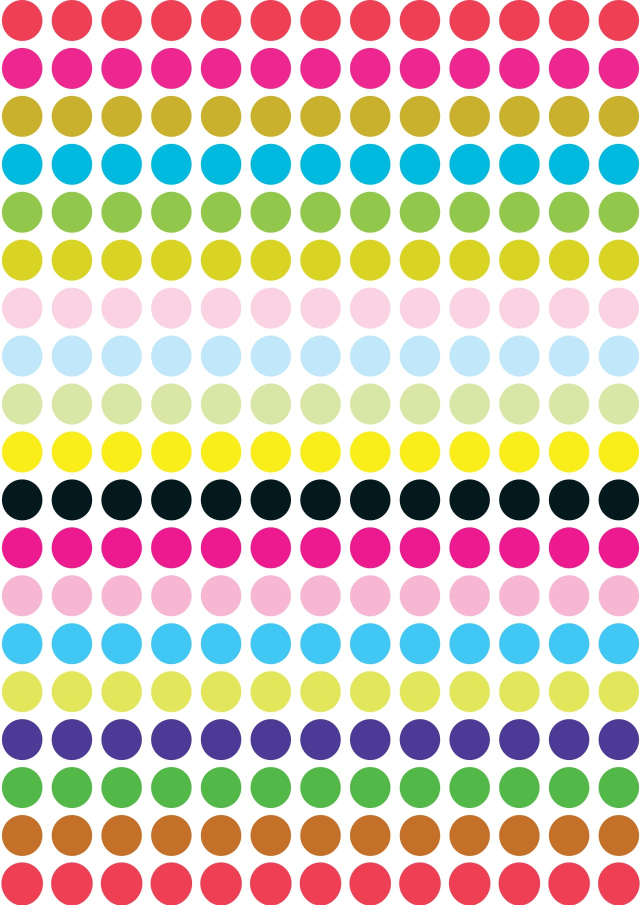
#> input picture images/polka_dots.jpg, 1280 x 1810 px (shown at 1/2 size)
$ python test_1.py
#> lines starting #> are read from the running program, lines starting #| are printed output that depends on the picture; after the words box and inside, x2 and y2 are one past the last pixel; in counts of white or black regions, pixels touching at a corner belong together
import cv2
import numpy as np


def empty(a):
    pass


def stackImages(scale, imgArray):
    rows = len(imgArray)
    cols = len(imgArray[0])
    rowsAvailable = isinstance(imgArray[0], list)
    width = imgArray[0][0].shape[1]
    height = imgArray[0][0].shape[0]
    if rowsAvailable:
        for x in range(0, rows):
            for y in range(0, cols):
                if imgArray[x][y].shape[:2] == imgArray[0][0].shape[:2]:
                    imgArray[x][y] = cv2.resize(imgArray[x][y], (0, 0), None, scale, scale)
                else:
                    imgArray[x][y] = cv2.resize(imgArray[x][y], (imgArray[0][0].shape[1], imgArray[0][0].shape[0]),
                                                None, scale, scale)
                if len(imgArray[x][y].shape) == 2: imgArray[x][y] = cv2.cvtColor(imgArray[x][y], cv2.COLOR_GRAY2BGR)
        imageBlank = np.zeros((height, width, 3), np.uint8)
        hor = [imageBlank] * rows
        hor_con = [imageBlank] * rows
        for x in range(0, rows):
            hor[x] = np.hstack(imgArray[x])
        ver = np.vstack(hor)
    else:
        for x in range(0, rows):
            if imgArray[x].shape[:2] == imgArray[0].shape[:2]:
                imgArray[x] = cv2.resize(imgArray[x], (0, 0), None, scale, scale)
            else:
                imgArray[x] = cv2.resize(imgArray[x], (imgArray[0].shape[1], imgArray[0].shape[0]), None, scale, scale)
            if len(imgArray[x].shape) == 2: imgArray[x] = cv2.cvtColor(imgArray[x], cv2.COLOR_GRAY2BGR)
        hor = np.hstack(imgArray)
        ver = hor
    return ver


path = 'images/polka_dots.jpg'
cv2.namedWindow("TrackBars")
cv2.resizeWindow("TrackBars", 640, 240)
cv2.createTrackbar("Hue Min", "TrackBars", 0, 179, empty)
cv2.createTrackbar("Hue Max", "TrackBars", 19, 179, empty)
cv2.createTrackbar("Sat Min", "TrackBars", 27, 255, empty)
cv2.createTrackbar("Sat Max", "TrackBars", 255, 255, empty)
cv2.createTrackbar("Val Min", "TrackBars", 0, 255, empty)
cv2.createTrackbar("Val Max", "TrackBars", 255, 255, empty)

while True:
    img = cv2.imread(path)
#> img is the input picture: shape (1810, 1280, 3); mean B, G, R 181, 196.5, 210
    img = cv2.resize(img, (340, 240))
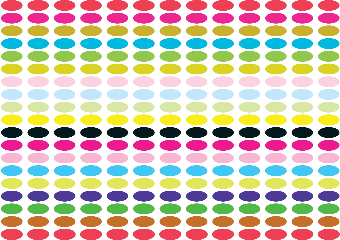
#> img: shape (240, 340, 3); mean B, G, R 181, 196.4, 209.8
    imgHSV = cv2.cvtColor(img, cv2.COLOR_BGR2HSV)
#> imgHSV: shape (240, 340, 3); mean H, S, V 72.5, 93.2, 231.3
    h_min = cv2.getTrackbarPos("Hue Min", "TrackBars")
    h_max = cv2.getTrackbarPos("Hue Max", "TrackBars")
    s_min = cv2.getTrackbarPos("Sat Min", "TrackBars")
    s_max = cv2.getTrackbarPos("Sat Max", "TrackBars")
    v_min = cv2.getTrackbarPos("Val Min", "TrackBars")
    v_max = cv2.getTrackbarPos("Val Max", "TrackBars")
    # print(h_min, h_max, s_min, s_max, v_min, v_max)
    lower = np.array([h_min, s_min, v_min])
    upper = np.array([h_max, s_max, v_max])
    mask = cv2.inRange(imgHSV, lower, upper)
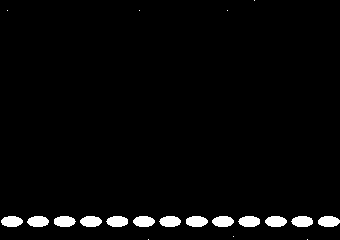
#> mask: shape (240, 340); 3.1% white; 20 white regions (7 under 20 px), largest, box (x1, y1, x2, y2) and area: (186, 216, 208, 227) 195, (238, 216, 260, 227) 194, (318, 216, 340, 227) 194
    imgResult = cv2.bitwise_and(img, img, mask=mask)
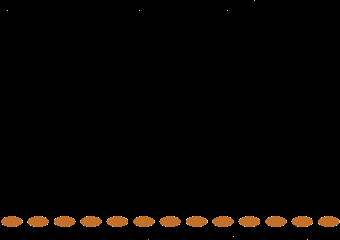
#> imgResult: shape (240, 340, 3); mean B, G, R 1.5, 3.6, 6.1
    imgCany = cv2.Canny(mask, 100, 200)
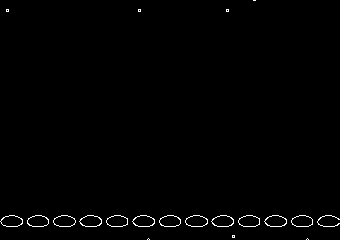
#> imgCany: shape (240, 340); 0.91% white in thin lines or dots

    contours, hierarchy = cv2.findContours(imgCany, cv2.RETR_TREE, cv2.CHAIN_APPROX_SIMPLE)
#> contours = 36 contours, 12 with area under 20; largest, box (x1, y1, x2, y2) and area: (185, 215, 208, 227) 194, (264, 215, 287, 227) 192, (211, 215, 234, 227) 192, (132, 215, 155, 227) 192, (79, 215, 102, 227) 192
    # [18 lines of commented-out code are left out]
    """Drawing a bounding box rectangle"""
    # [9 lines of commented-out code are left out]

    """Line drawing"""
    # img = cv2.line(img, leftmost, rightmost, (0, 0, 255), 3)

    # cv2.drawContours(img, hull, -1, (255, 0, 0), 4)
    imgStack = stackImages(1.2, ([img, imgResult], [mask, imgHSV]))
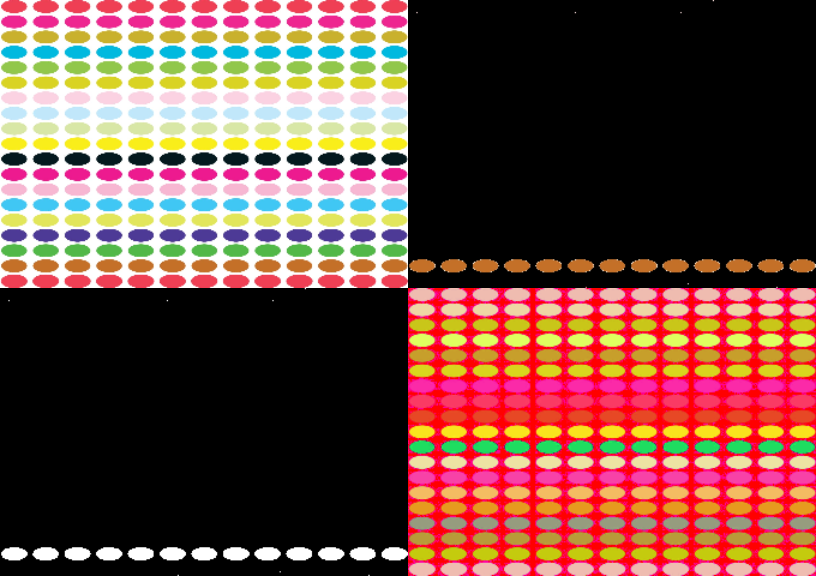
#> imgStack: shape (576, 816, 3); mean B, G, R 65.7, 75.2, 113.7
    cv2.imshow("Stacked Images", imgStack)
    cv2.waitKey(1)

$ run again, with images/black_top_2.jpg copied over images/polka_dots.jpg
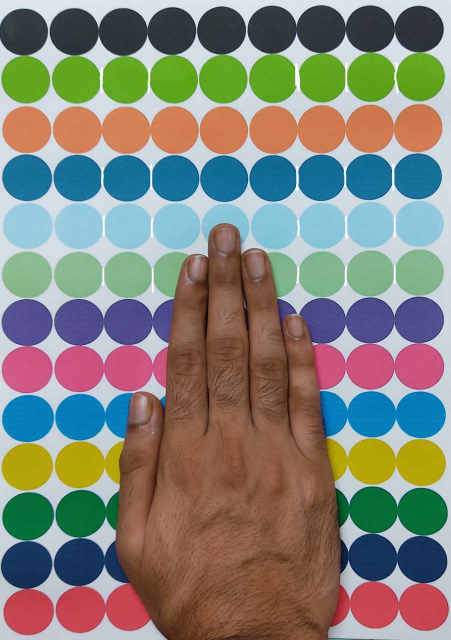
#> input picture images/black_top_2.jpg, 902 x 1280 px (shown at 1/2 size)
#> img is the input picture: shape (1280, 902, 3); mean B, G, R 121, 130.7, 131.2
#> img: shape (240, 340, 3)
#> imgHSV: shape (240, 340, 3); mean H, S, V 72.7, 121.4, 165.5
#> `mask = cv2.inRange(imgHSV, lower, upper)`:
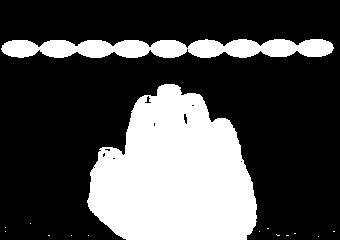
#> mask: shape (240, 340); 29.5% white; 15 white regions (13 under 20 px), largest, box (x1, y1, x2, y2) and area: (87, 84, 257, 240) 19247, (1, 39, 334, 58) 4806
#> imgCany: shape (240, 340); 1.7% white in thin lines or dots, all inside (x1, y1, x2, y2) = (1, 38, 335, 240)
#> contours = 41 contours, 38 with area under 20; largest, box (x1, y1, x2, y2) and area: (1, 38, 334, 58) 2710, (1, 39, 187, 58) 2647, (86, 83, 182, 240) 30
#> `imgStack = stackImages(1.2, ([img, imgResult], [mask, imgHSV]))`:
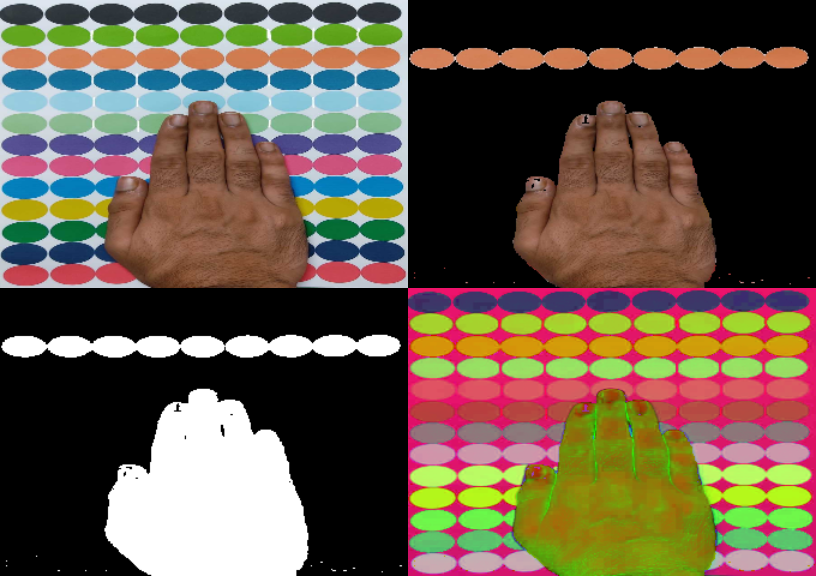
#> imgStack: shape (576, 816, 3); mean B, G, R 72.1, 88.6, 103.5

$ run again, with images/blue_top.jpg copied over images/polka_dots.jpg
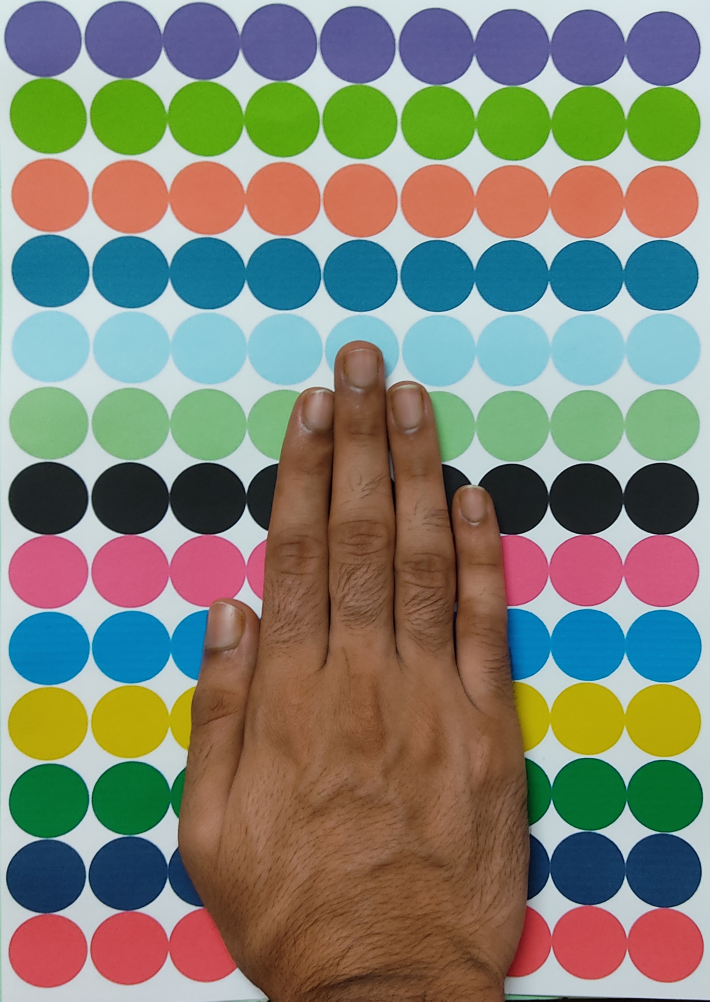
#> input picture images/blue_top.jpg, 3548 x 5006 px (shown at 1/5 size)
#> img is the input picture: shape (5006, 3548, 3); mean B, G, R 118.8, 132.7, 131.4
#> img: shape (240, 340, 3)
#> imgHSV: shape (240, 340, 3); mean H, S, V 70.5, 124.1, 166
#> `mask = cv2.inRange(imgHSV, lower, upper)`:
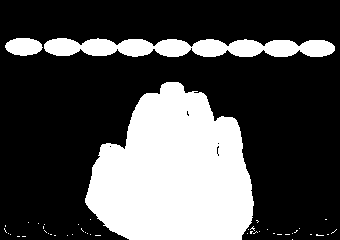
#> mask: shape (240, 340); 29.7% white; 46 white regions (43 under 20 px), largest, box (x1, y1, x2, y2) and area: (85, 82, 254, 240) 19547, (44, 38, 335, 57) 4054, (5, 38, 43, 56) 525
#> imgCany: shape (240, 340); 1.9% white in thin lines or dots, all inside (x1, y1, x2, y2) = (3, 37, 337, 240)
#> contours = 78 contours, 73 with area under 20; largest, box (x1, y1, x2, y2) and area: (44, 37, 335, 57) 2033, (192, 38, 335, 57) 1964, (4, 37, 43, 56) 526, (4, 37, 43, 56) 518, (125, 81, 254, 240) 21
#> `imgStack = stackImages(1.2, ([img, imgResult], [mask, imgHSV]))`:
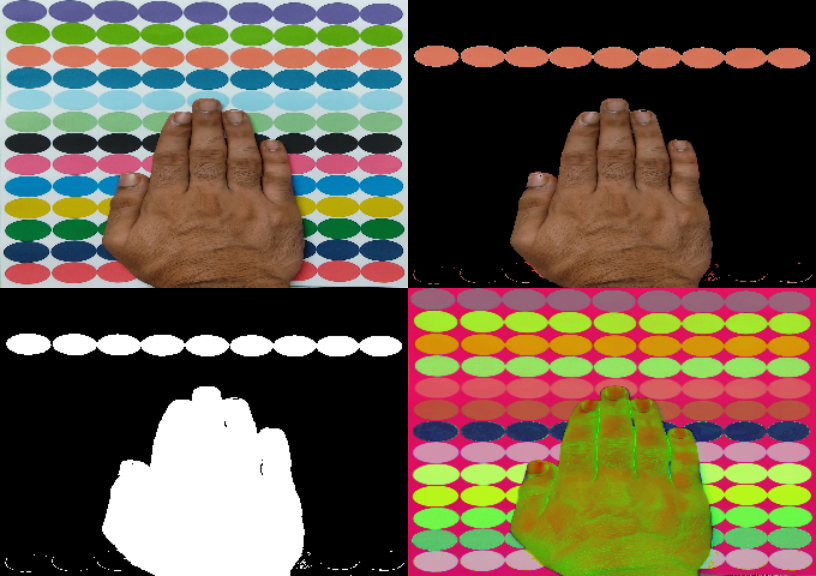
#> imgStack: shape (576, 816, 3); mean B, G, R 71, 89.9, 103.9
